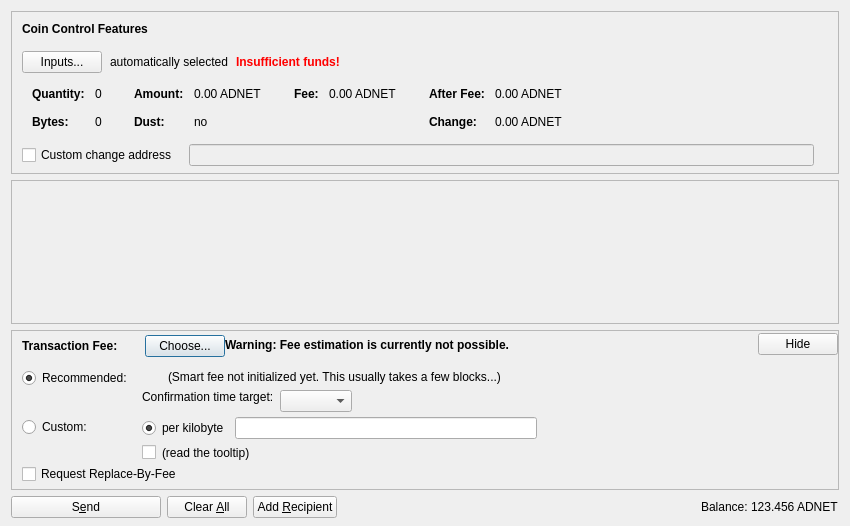
<?xml version="1.0" encoding="UTF-8"?>
<ui version="4.0">
 <class>SendCoinsDialog</class>
 <widget class="QDialog" name="SendCoinsDialog">
  <property name="geometry">
   <rect>
    <x>0</x>
    <y>0</y>
    <width>850</width>
    <height>526</height>
   </rect>
  </property>
  <property name="windowTitle">
   <string>Send Coins</string>
  </property>
  <layout class="QVBoxLayout" name="verticalLayout" stretch="0,1,0,0">
   <property name="bottomMargin">
    <number>8</number>
   </property>
   <item>
    <widget class="QFrame" name="frameCoinControl">
     <property name="sizePolicy">
      <sizepolicy hsizetype="Expanding" vsizetype="Expanding">
       <horstretch>0</horstretch>
       <verstretch>0</verstretch>
      </sizepolicy>
     </property>
     <property name="maximumSize">
      <size>
       <width>16777215</width>
       <height>16777215</height>
      </size>
     </property>
     <property name="frameShape">
      <enum>QFrame::StyledPanel</enum>
     </property>
     <property name="frameShadow">
      <enum>QFrame::Sunken</enum>
     </property>
     <layout class="QVBoxLayout" name="verticalLayoutCoinControl2">
      <property name="spacing">
       <number>0</number>
      </property>
      <property name="leftMargin">
       <number>0</number>
      </property>
      <property name="topMargin">
       <number>0</number>
      </property>
      <property name="rightMargin">
       <number>0</number>
      </property>
      <property name="bottomMargin">
       <number>6</number>
      </property>
      <item>
       <layout class="QVBoxLayout" name="verticalLayoutCoinControl" stretch="0,0,0,0,1">
        <property name="spacing">
         <number>0</number>
        </property>
        <property name="leftMargin">
         <number>10</number>
        </property>
        <property name="topMargin">
         <number>10</number>
        </property>
        <item>
         <layout class="QHBoxLayout" name="horizontalLayoutCoinControl1">
          <property name="bottomMargin">
           <number>15</number>
          </property>
          <item>
           <widget class="QLabel" name="labelCoinControlFeatures">
            <property name="sizePolicy">
             <sizepolicy hsizetype="Preferred" vsizetype="Maximum">
              <horstretch>0</horstretch>
              <verstretch>0</verstretch>
             </sizepolicy>
            </property>
            <property name="font">
             <font>
              <weight>75</weight>
              <bold>true</bold>
             </font>
            </property>
            <property name="styleSheet">
             <string notr="true">font-weight:bold;</string>
            </property>
            <property name="text">
             <string>Coin Control Features</string>
            </property>
           </widget>
          </item>
         </layout>
        </item>
        <item>
         <layout class="QHBoxLayout" name="horizontalLayoutCoinControl2" stretch="0,0,0,0">
          <property name="spacing">
           <number>8</number>
          </property>
          <property name="bottomMargin">
           <number>10</number>
          </property>
          <item>
           <widget class="QPushButton" name="pushButtonCoinControl">
            <property name="styleSheet">
             <string notr="true"/>
            </property>
            <property name="text">
             <string>Inputs...</string>
            </property>
            <property name="autoDefault">
             <bool>false</bool>
            </property>
           </widget>
          </item>
          <item>
           <widget class="QLabel" name="labelCoinControlAutomaticallySelected">
            <property name="text">
             <string>automatically selected</string>
            </property>
            <property name="margin">
             <number>5</number>
            </property>
           </widget>
          </item>
          <item>
           <widget class="QLabel" name="labelCoinControlInsuffFunds">
            <property name="font">
             <font>
              <weight>75</weight>
              <bold>true</bold>
             </font>
            </property>
            <property name="styleSheet">
             <string notr="true">color:red;font-weight:bold;</string>
            </property>
            <property name="text">
             <string>Insufficient funds!</string>
            </property>
            <property name="margin">
             <number>5</number>
            </property>
           </widget>
          </item>
          <item>
           <spacer name="horizontalSpacerCoinControl">
            <property name="orientation">
             <enum>Qt::Horizontal</enum>
            </property>
            <property name="sizeHint" stdset="0">
             <size>
              <width>40</width>
              <height>1</height>
             </size>
            </property>
           </spacer>
          </item>
         </layout>
        </item>
        <item>
         <widget class="QWidget" name="widgetCoinControl" native="true">
          <property name="sizePolicy">
           <sizepolicy hsizetype="Preferred" vsizetype="Preferred">
            <horstretch>0</horstretch>
            <verstretch>0</verstretch>
           </sizepolicy>
          </property>
          <property name="minimumSize">
           <size>
            <width>0</width>
            <height>0</height>
           </size>
          </property>
          <property name="styleSheet">
           <string notr="true"/>
          </property>
          <layout class="QHBoxLayout" name="horizontalLayoutCoinControl5">
           <property name="leftMargin">
            <number>0</number>
           </property>
           <property name="topMargin">
            <number>0</number>
           </property>
           <property name="rightMargin">
            <number>0</number>
           </property>
           <property name="bottomMargin">
            <number>0</number>
           </property>
           <item>
            <layout class="QHBoxLayout" name="horizontalLayoutCoinControl3" stretch="0,0,0,1">
             <property name="spacing">
              <number>20</number>
             </property>
             <property name="topMargin">
              <number>0</number>
             </property>
             <property name="bottomMargin">
              <number>10</number>
             </property>
             <item>
              <layout class="QFormLayout" name="formLayoutCoinControl1">
               <property name="horizontalSpacing">
                <number>10</number>
               </property>
               <property name="verticalSpacing">
                <number>14</number>
               </property>
               <property name="leftMargin">
                <number>10</number>
               </property>
               <property name="topMargin">
                <number>4</number>
               </property>
               <property name="rightMargin">
                <number>6</number>
               </property>
               <item row="0" column="0">
                <widget class="QLabel" name="labelCoinControlQuantityText">
                 <property name="font">
                  <font>
                   <weight>75</weight>
                   <bold>true</bold>
                  </font>
                 </property>
                 <property name="text">
                  <string>Quantity:</string>
                 </property>
                 <property name="margin">
                  <number>0</number>
                 </property>
                </widget>
               </item>
               <item row="0" column="1">
                <widget class="QLabel" name="labelCoinControlQuantity">
                 <property name="cursor">
                  <cursorShape>IBeamCursor</cursorShape>
                 </property>
                 <property name="contextMenuPolicy">
                  <enum>Qt::ActionsContextMenu</enum>
                 </property>
                 <property name="text">
                  <string notr="true">0</string>
                 </property>
                 <property name="margin">
                  <number>0</number>
                 </property>
                 <property name="textInteractionFlags">
                  <set>Qt::LinksAccessibleByMouse|Qt::TextSelectableByKeyboard|Qt::TextSelectableByMouse</set>
                 </property>
                </widget>
               </item>
               <item row="1" column="0">
                <widget class="QLabel" name="labelCoinControlBytesText">
                 <property name="font">
                  <font>
                   <weight>75</weight>
                   <bold>true</bold>
                  </font>
                 </property>
                 <property name="text">
                  <string>Bytes:</string>
                 </property>
                </widget>
               </item>
               <item row="1" column="1">
                <widget class="QLabel" name="labelCoinControlBytes">
                 <property name="cursor">
                  <cursorShape>IBeamCursor</cursorShape>
                 </property>
                 <property name="contextMenuPolicy">
                  <enum>Qt::ActionsContextMenu</enum>
                 </property>
                 <property name="text">
                  <string notr="true">0</string>
                 </property>
                 <property name="textInteractionFlags">
                  <set>Qt::LinksAccessibleByMouse|Qt::TextSelectableByKeyboard|Qt::TextSelectableByMouse</set>
                 </property>
                </widget>
               </item>
              </layout>
             </item>
             <item>
              <layout class="QFormLayout" name="formLayoutCoinControl2">
               <property name="horizontalSpacing">
                <number>10</number>
               </property>
               <property name="verticalSpacing">
                <number>14</number>
               </property>
               <property name="leftMargin">
                <number>6</number>
               </property>
               <property name="topMargin">
                <number>4</number>
               </property>
               <property name="rightMargin">
                <number>6</number>
               </property>
               <item row="0" column="0">
                <widget class="QLabel" name="labelCoinControlAmountText">
                 <property name="font">
                  <font>
                   <weight>75</weight>
                   <bold>true</bold>
                  </font>
                 </property>
                 <property name="text">
                  <string>Amount:</string>
                 </property>
                 <property name="margin">
                  <number>0</number>
                 </property>
                </widget>
               </item>
               <item row="0" column="1">
                <widget class="QLabel" name="labelCoinControlAmount">
                 <property name="cursor">
                  <cursorShape>IBeamCursor</cursorShape>
                 </property>
                 <property name="contextMenuPolicy">
                  <enum>Qt::ActionsContextMenu</enum>
                 </property>
                 <property name="text">
                  <string notr="true">0.00 ADNET</string>
                 </property>
                 <property name="textInteractionFlags">
                  <set>Qt::LinksAccessibleByMouse|Qt::TextSelectableByKeyboard|Qt::TextSelectableByMouse</set>
                 </property>
                </widget>
               </item>
               <item row="1" column="0">
                <widget class="QLabel" name="labelCoinControlLowOutputText">
                 <property name="font">
                  <font>
                   <weight>75</weight>
                   <bold>true</bold>
                  </font>
                 </property>
                 <property name="text">
                  <string>Dust:</string>
                 </property>
                </widget>
               </item>
               <item row="1" column="1">
                <widget class="QLabel" name="labelCoinControlLowOutput">
                 <property name="cursor">
                  <cursorShape>IBeamCursor</cursorShape>
                 </property>
                 <property name="contextMenuPolicy">
                  <enum>Qt::ActionsContextMenu</enum>
                 </property>
                 <property name="text">
                  <string notr="true">no</string>
                 </property>
                 <property name="textInteractionFlags">
                  <set>Qt::LinksAccessibleByMouse|Qt::TextSelectableByKeyboard|Qt::TextSelectableByMouse</set>
                 </property>
                </widget>
               </item>
              </layout>
             </item>
             <item>
              <layout class="QFormLayout" name="formLayoutCoinControl3">
               <property name="horizontalSpacing">
                <number>10</number>
               </property>
               <property name="verticalSpacing">
                <number>14</number>
               </property>
               <property name="leftMargin">
                <number>6</number>
               </property>
               <property name="topMargin">
                <number>4</number>
               </property>
               <property name="rightMargin">
                <number>6</number>
               </property>
               <item row="0" column="0">
                <widget class="QLabel" name="labelCoinControlFeeText">
                 <property name="font">
                  <font>
                   <weight>75</weight>
                   <bold>true</bold>
                  </font>
                 </property>
                 <property name="text">
                  <string>Fee:</string>
                 </property>
                 <property name="margin">
                  <number>0</number>
                 </property>
                </widget>
               </item>
               <item row="0" column="1">
                <widget class="QLabel" name="labelCoinControlFee">
                 <property name="cursor">
                  <cursorShape>IBeamCursor</cursorShape>
                 </property>
                 <property name="contextMenuPolicy">
                  <enum>Qt::ActionsContextMenu</enum>
                 </property>
                 <property name="text">
                  <string notr="true">0.00 ADNET</string>
                 </property>
                 <property name="textInteractionFlags">
                  <set>Qt::LinksAccessibleByMouse|Qt::TextSelectableByKeyboard|Qt::TextSelectableByMouse</set>
                 </property>
                </widget>
               </item>
              </layout>
             </item>
             <item>
              <layout class="QFormLayout" name="formLayoutCoinControl4">
               <property name="horizontalSpacing">
                <number>10</number>
               </property>
               <property name="verticalSpacing">
                <number>14</number>
               </property>
               <property name="leftMargin">
                <number>6</number>
               </property>
               <property name="topMargin">
                <number>4</number>
               </property>
               <property name="rightMargin">
                <number>6</number>
               </property>
               <item row="0" column="0">
                <widget class="QLabel" name="labelCoinControlAfterFeeText">
                 <property name="font">
                  <font>
                   <weight>75</weight>
                   <bold>true</bold>
                  </font>
                 </property>
                 <property name="text">
                  <string>After Fee:</string>
                 </property>
                 <property name="margin">
                  <number>0</number>
                 </property>
                </widget>
               </item>
               <item row="0" column="1">
                <widget class="QLabel" name="labelCoinControlAfterFee">
                 <property name="cursor">
                  <cursorShape>IBeamCursor</cursorShape>
                 </property>
                 <property name="contextMenuPolicy">
                  <enum>Qt::ActionsContextMenu</enum>
                 </property>
                 <property name="text">
                  <string notr="true">0.00 ADNET</string>
                 </property>
                 <property name="textInteractionFlags">
                  <set>Qt::LinksAccessibleByMouse|Qt::TextSelectableByKeyboard|Qt::TextSelectableByMouse</set>
                 </property>
                </widget>
               </item>
               <item row="1" column="0">
                <widget class="QLabel" name="labelCoinControlChangeText">
                 <property name="font">
                  <font>
                   <weight>75</weight>
                   <bold>true</bold>
                  </font>
                 </property>
                 <property name="text">
                  <string>Change:</string>
                 </property>
                </widget>
               </item>
               <item row="1" column="1">
                <widget class="QLabel" name="labelCoinControlChange">
                 <property name="cursor">
                  <cursorShape>IBeamCursor</cursorShape>
                 </property>
                 <property name="contextMenuPolicy">
                  <enum>Qt::ActionsContextMenu</enum>
                 </property>
                 <property name="text">
                  <string notr="true">0.00 ADNET</string>
                 </property>
                 <property name="textInteractionFlags">
                  <set>Qt::LinksAccessibleByMouse|Qt::TextSelectableByKeyboard|Qt::TextSelectableByMouse</set>
                 </property>
                </widget>
               </item>
              </layout>
             </item>
            </layout>
           </item>
          </layout>
         </widget>
        </item>
        <item>
         <layout class="QHBoxLayout" name="horizontalLayoutCoinControl4" stretch="0,0,0">
          <property name="spacing">
           <number>12</number>
          </property>
          <property name="sizeConstraint">
           <enum>QLayout::SetDefaultConstraint</enum>
          </property>
          <property name="topMargin">
           <number>5</number>
          </property>
          <property name="rightMargin">
           <number>5</number>
          </property>
          <item>
           <widget class="QCheckBox" name="checkBoxCoinControlChange">
            <property name="toolTip">
             <string>If this is activated, but the change address is empty or invalid, change will be sent to a newly generated address.</string>
            </property>
            <property name="text">
             <string>Custom change address</string>
            </property>
           </widget>
          </item>
          <item>
           <widget class="QValidatedLineEdit" name="lineEditCoinControlChange">
            <property name="enabled">
             <bool>false</bool>
            </property>
            <property name="sizePolicy">
             <sizepolicy hsizetype="Expanding" vsizetype="Fixed">
              <horstretch>0</horstretch>
              <verstretch>0</verstretch>
             </sizepolicy>
            </property>
           </widget>
          </item>
          <item>
           <widget class="QLabel" name="labelCoinControlChangeLabel">
            <property name="sizePolicy">
             <sizepolicy hsizetype="Preferred" vsizetype="Expanding">
              <horstretch>0</horstretch>
              <verstretch>0</verstretch>
             </sizepolicy>
            </property>
            <property name="minimumSize">
             <size>
              <width>0</width>
              <height>0</height>
             </size>
            </property>
            <property name="text">
             <string/>
            </property>
            <property name="margin">
             <number>3</number>
            </property>
           </widget>
          </item>
         </layout>
        </item>
        <item>
         <spacer name="verticalSpacerCoinControl">
          <property name="orientation">
           <enum>Qt::Vertical</enum>
          </property>
          <property name="sizeHint" stdset="0">
           <size>
            <width>800</width>
            <height>1</height>
           </size>
          </property>
         </spacer>
        </item>
       </layout>
      </item>
     </layout>
    </widget>
   </item>
   <item>
    <widget class="QScrollArea" name="scrollArea">
     <property name="widgetResizable">
      <bool>true</bool>
     </property>
     <widget class="QWidget" name="scrollAreaWidgetContents">
      <property name="geometry">
       <rect>
        <x>0</x>
        <y>0</y>
        <width>830</width>
        <height>104</height>
       </rect>
      </property>
      <layout class="QVBoxLayout" name="verticalLayout_2" stretch="0,1">
       <property name="leftMargin">
        <number>0</number>
       </property>
       <property name="topMargin">
        <number>0</number>
       </property>
       <property name="rightMargin">
        <number>0</number>
       </property>
       <property name="bottomMargin">
        <number>0</number>
       </property>
       <item>
        <layout class="QVBoxLayout" name="entries">
         <property name="spacing">
          <number>6</number>
         </property>
        </layout>
       </item>
       <item>
        <spacer name="verticalSpacer">
         <property name="orientation">
          <enum>Qt::Vertical</enum>
         </property>
         <property name="sizeHint" stdset="0">
          <size>
           <width>20</width>
           <height>40</height>
          </size>
         </property>
        </spacer>
       </item>
      </layout>
     </widget>
    </widget>
   </item>
   <item>
    <widget class="QFrame" name="frameFee">
     <property name="sizePolicy">
      <sizepolicy hsizetype="Expanding" vsizetype="Expanding">
       <horstretch>0</horstretch>
       <verstretch>0</verstretch>
      </sizepolicy>
     </property>
     <property name="maximumSize">
      <size>
       <width>16777215</width>
       <height>16777215</height>
      </size>
     </property>
     <property name="frameShape">
      <enum>QFrame::StyledPanel</enum>
     </property>
     <property name="frameShadow">
      <enum>QFrame::Sunken</enum>
     </property>
     <layout class="QVBoxLayout" name="verticalLayoutFee1">
      <property name="spacing">
       <number>0</number>
      </property>
      <property name="leftMargin">
       <number>0</number>
      </property>
      <property name="topMargin">
       <number>0</number>
      </property>
      <property name="rightMargin">
       <number>0</number>
      </property>
      <property name="bottomMargin">
       <number>0</number>
      </property>
      <item>
       <layout class="QVBoxLayout" name="verticalLayoutFee2" stretch="0,0,0">
        <property name="spacing">
         <number>0</number>
        </property>
        <property name="leftMargin">
         <number>10</number>
        </property>
        <property name="topMargin">
         <number>0</number>
        </property>
        <item>
         <layout class="QHBoxLayout" name="horizontalLayoutFee1">
          <property name="bottomMargin">
           <number>0</number>
          </property>
          <item>
           <layout class="QVBoxLayout" name="verticalLayoutFee7">
            <property name="spacing">
             <number>0</number>
            </property>
            <item>
             <spacer name="verticalSpacerSmartFee">
              <property name="orientation">
               <enum>Qt::Vertical</enum>
              </property>
              <property name="sizeType">
               <enum>QSizePolicy::Fixed</enum>
              </property>
              <property name="sizeHint" stdset="0">
               <size>
                <width>1</width>
                <height>4</height>
               </size>
              </property>
             </spacer>
            </item>
            <item>
             <layout class="QHBoxLayout" name="horizontalLayoutSmartFee">
              <property name="spacing">
               <number>10</number>
              </property>
              <item>
               <widget class="QLabel" name="labelFeeHeadline">
                <property name="sizePolicy">
                 <sizepolicy hsizetype="Preferred" vsizetype="Maximum">
                  <horstretch>0</horstretch>
                  <verstretch>0</verstretch>
                 </sizepolicy>
                </property>
                <property name="font">
                 <font>
                  <weight>75</weight>
                  <bold>true</bold>
                 </font>
                </property>
                <property name="styleSheet">
                 <string notr="true">font-weight:bold;</string>
                </property>
                <property name="text">
                 <string>Transaction Fee:</string>
                </property>
               </widget>
              </item>
              <item>
               <widget class="QLabel" name="labelFeeMinimized">
                <property name="text">
                 <string/>
                </property>
               </widget>
              </item>
              <item>
               <widget class="QPushButton" name="buttonChooseFee">
                <property name="text">
                 <string>Choose...</string>
                </property>
               </widget>
              </item>
             </layout>
            </item>
            <item>
             <spacer name="verticalSpacer_5">
              <property name="orientation">
               <enum>Qt::Vertical</enum>
              </property>
              <property name="sizeHint" stdset="0">
               <size>
                <width>1</width>
                <height>1</height>
               </size>
              </property>
             </spacer>
            </item>
           </layout>
          </item>
          <item>
           <widget class="QLabel" name="fallbackFeeWarningLabel">
            <property name="toolTip">
             <string>Using the fallbackfee can result in sending a transaction that will take several hours or days (or never) to confirm. Consider choosing your fee manually or wait until you have validated the complete chain.</string>
            </property>
            <property name="font">
            <font>
                <weight>75</weight>
                <bold>true</bold>
            </font>
            </property>
            <property name="text">
             <string>Warning: Fee estimation is currently not possible.</string>
            </property>
            <property name="wordWrap">
             <bool>false</bool>
            </property>
           </widget>
          </item>
          <item>
           <spacer name="horizontalSpacer_4">
            <property name="orientation">
             <enum>Qt::Horizontal</enum>
            </property>
            <property name="sizeType">
             <enum>QSizePolicy::MinimumExpanding</enum>
            </property>
            <property name="sizeHint" stdset="0">
             <size>
              <width>40</width>
              <height>20</height>
             </size>
            </property>
           </spacer>
          </item>
          <item>
           <widget class="QPushButton" name="buttonMinimizeFee">
            <property name="toolTip">
             <string>collapse fee-settings</string>
            </property>
            <property name="text">
             <string>Hide</string>
            </property>
           </widget>
          </item>
         </layout>
        </item>
        <item>
         <widget class="QFrame" name="frameFeeSelection">
          <layout class="QVBoxLayout" name="verticalLayoutFee12">
           <property name="spacing">
            <number>0</number>
           </property>
           <property name="leftMargin">
            <number>0</number>
           </property>
           <property name="topMargin">
            <number>0</number>
           </property>
           <property name="rightMargin">
            <number>0</number>
           </property>
           <property name="bottomMargin">
            <number>0</number>
           </property>
           <item>
            <layout class="QGridLayout" name="gridLayoutFee">
             <property name="topMargin">
              <number>10</number>
             </property>
             <property name="bottomMargin">
              <number>4</number>
             </property>
             <property name="horizontalSpacing">
              <number>10</number>
             </property>
             <property name="verticalSpacing">
              <number>4</number>
             </property>
             <item row="1" column="1">
              <layout class="QVBoxLayout" name="verticalLayoutFee8">
               <property name="spacing">
                <number>6</number>
               </property>
               <item>
                <layout class="QHBoxLayout" name="horizontalLayoutFee13">
                 <item>
                  <widget class="QRadioButton" name="radioCustomPerKilobyte">
                   <property name="toolTip">
                    <string>If the custom fee is set to 1000 satoshis and the transaction is only 250 bytes, then &quot;per kilobyte&quot; only pays 250 satoshis in fee, while &quot;total at least&quot; pays 1000 satoshis. For transactions bigger than a kilobyte both pay by kilobyte.</string>
                   </property>
                   <property name="text">
                    <string>per kilobyte</string>
                   </property>
                   <property name="checked">
                    <bool>true</bool>
                   </property>
                   <attribute name="buttonGroup">
                    <string notr="true">groupCustomFee</string>
                   </attribute>
                  </widget>
                 </item>
                 <item>
                  <widget class="AdnetcoinAmountField" name="customFee"/>
                 </item>
                 <item>
                  <spacer name="horizontalSpacer_6">
                   <property name="orientation">
                    <enum>Qt::Horizontal</enum>
                   </property>
                   <property name="sizeHint" stdset="0">
                    <size>
                     <width>1</width>
                     <height>1</height>
                    </size>
                   </property>
                  </spacer>
                 </item>
                </layout>
               </item>
               <item>
                <layout class="QHBoxLayout" name="horizontalLayoutFee8">
                 <item>
                  <widget class="QCheckBox" name="checkBoxMinimumFee">
                   <property name="toolTip">
                    <string>Paying only the minimum fee is just fine as long as there is less transaction volume than space in the blocks. But be aware that this can end up in a never confirming transaction once there is more demand for adnetcoin transactions than the network can process.</string>
                   </property>
                   <property name="text">
                    <string/>
                   </property>
                  </widget>
                 </item>
                 <item>
                  <widget class="QLabel" name="labelMinFeeWarning">
                   <property name="enabled">
                    <bool>true</bool>
                   </property>
                   <property name="toolTip">
                    <string>Paying only the minimum fee is just fine as long as there is less transaction volume than space in the blocks. But be aware that this can end up in a never confirming transaction once there is more demand for adnetcoin transactions than the network can process.</string>
                   </property>
                   <property name="text">
                    <string>(read the tooltip)</string>
                   </property>
                   <property name="margin">
                    <number>5</number>
                   </property>
                  </widget>
                 </item>
                 <item>
                  <spacer name="horizontalSpacer_2">
                   <property name="orientation">
                    <enum>Qt::Horizontal</enum>
                   </property>
                   <property name="sizeHint" stdset="0">
                    <size>
                     <width>1</width>
                     <height>1</height>
                    </size>
                   </property>
                  </spacer>
                 </item>
                </layout>
               </item>
              </layout>
             </item>
             <item row="0" column="0">
              <layout class="QVBoxLayout" name="verticalLayoutFee4" stretch="0,1">
               <item>
                <widget class="QRadioButton" name="radioSmartFee">
                 <property name="text">
                  <string>Recommended:</string>
                 </property>
                 <property name="checked">
                  <bool>true</bool>
                 </property>
                 <attribute name="buttonGroup">
                  <string notr="true">groupFee</string>
                 </attribute>
                </widget>
               </item>
               <item>
                <spacer name="verticalSpacer_2">
                 <property name="orientation">
                  <enum>Qt::Vertical</enum>
                 </property>
                 <property name="sizeHint" stdset="0">
                  <size>
                   <width>1</width>
                   <height>1</height>
                  </size>
                 </property>
                </spacer>
               </item>
              </layout>
             </item>
             <item row="1" column="0">
              <layout class="QVBoxLayout" name="verticalLayoutFee9" stretch="0,1">
               <item>
                <widget class="QRadioButton" name="radioCustomFee">
                 <property name="text">
                  <string>Custom:</string>
                 </property>
                 <attribute name="buttonGroup">
                  <string notr="true">groupFee</string>
                 </attribute>
                </widget>
               </item>
               <item>
                <spacer name="verticalSpacer_6">
                 <property name="orientation">
                  <enum>Qt::Vertical</enum>
                 </property>
                 <property name="sizeHint" stdset="0">
                  <size>
                   <width>1</width>
                   <height>1</height>
                  </size>
                 </property>
                </spacer>
               </item>
              </layout>
             </item>
             <item row="0" column="1">
              <layout class="QVBoxLayout" name="verticalLayoutFee3" stretch="0,0,1">
               <property name="spacing">
                <number>6</number>
               </property>
               <property name="topMargin">
                <number>2</number>
               </property>
               <item>
                <layout class="QHBoxLayout" name="horizontalLayoutFee12">
                 <item>
                  <widget class="QLabel" name="labelSmartFee">
                   <property name="text">
                    <string/>
                   </property>
                   <property name="margin">
                    <number>2</number>
                   </property>
                  </widget>
                 </item>
                 <item>
                  <widget class="QLabel" name="labelFeeEstimation">
                   <property name="text">
                    <string/>
                   </property>
                  </widget>
                 </item>
                 <item>
                  <widget class="QLabel" name="labelSmartFee2">
                   <property name="text">
                    <string>(Smart fee not initialized yet. This usually takes a few blocks...)</string>
                   </property>
                   <property name="margin">
                    <number>2</number>
                   </property>
                  </widget>
                 </item>
                 <item>
                  <spacer name="horizontalSpacer_5">
                   <property name="orientation">
                    <enum>Qt::Horizontal</enum>
                   </property>
                   <property name="sizeHint" stdset="0">
                    <size>
                     <width>1</width>
                     <height>1</height>
                    </size>
                   </property>
                  </spacer>
                 </item>
                </layout>
               </item>
               <item>
                <layout class="QHBoxLayout" name="horizontalLayoutFee9">
                 <item>
                  <layout class="QVBoxLayout" name="verticalLayoutFee6">
                   <item>
                    <widget class="QLabel" name="labelSmartFee3">
                     <property name="text">
                      <string>Confirmation time target:</string>
                     </property>
                     <property name="margin">
                      <number>2</number>
                     </property>
                    </widget>
                   </item>
                   <item>
                    <spacer name="verticalSpacer_3">
                     <property name="orientation">
                      <enum>Qt::Vertical</enum>
                     </property>
                     <property name="sizeHint" stdset="0">
                      <size>
                       <width>1</width>
                       <height>1</height>
                      </size>
                     </property>
                    </spacer>
                   </item>
                  </layout>
                 </item>
                 <item>
                  <layout class="QVBoxLayout" name="verticalLayoutFee5">
                   <property name="rightMargin">
                    <number>30</number>
                   </property>
                   <item>
                    <layout class="QHBoxLayout" name="horizontalLayoutConfTarget">
                     <property name="bottomMargin">
                      <number>0</number>
                     </property>
                     <item>
                      <widget class="QComboBox" name="confTargetSelector"/>
                     </item>
                     <item>
                      <spacer name="horizontalSpacerConfTarget">
                       <property name="orientation">
                        <enum>Qt::Horizontal</enum>
                       </property>
                       <property name="sizeHint" stdset="0">
                        <size>
                         <width>40</width>
                         <height>20</height>
                        </size>
                       </property>
                      </spacer>
                     </item>
                    </layout>
                   </item>
                  </layout>
                 </item>
                </layout>
               </item>
               <item>
                <spacer name="verticalSpacer_4">
                 <property name="orientation">
                  <enum>Qt::Vertical</enum>
                 </property>
                 <property name="sizeHint" stdset="0">
                  <size>
                   <width>1</width>
                   <height>1</height>
                  </size>
                 </property>
                </spacer>
               </item>
              </layout>
             </item>
            </layout>
           </item>
           <item>
            <widget class="QCheckBox" name="optInRBF">
             <property name="text">
              <string>Request Replace-By-Fee</string>
             </property>
             <property name="toolTip">
              <string>Indicates that the sender may wish to replace this transaction with a new one paying higher fees (prior to being confirmed).</string>
             </property>
            </widget>
           </item>
          </layout>
         </widget>
        </item>
        <item>
         <spacer name="verticalSpacerFee">
          <property name="orientation">
           <enum>Qt::Vertical</enum>
          </property>
          <property name="sizeHint" stdset="0">
           <size>
            <width>40</width>
            <height>5</height>
           </size>
          </property>
         </spacer>
        </item>
       </layout>
      </item>
     </layout>
    </widget>
   </item>
   <item>
    <layout class="QHBoxLayout" name="horizontalLayout">
     <item>
      <widget class="QPushButton" name="sendButton">
       <property name="minimumSize">
        <size>
         <width>150</width>
         <height>0</height>
        </size>
       </property>
       <property name="toolTip">
        <string>Confirm the send action</string>
       </property>
       <property name="text">
        <string>S&amp;end</string>
       </property>
       <property name="icon">
        <iconset resource="../adnetcoin.qrc">
         <normaloff>:/icons/send</normaloff>:/icons/send</iconset>
       </property>
       <property name="autoDefault">
        <bool>false</bool>
       </property>
       <property name="default">
        <bool>false</bool>
       </property>
      </widget>
     </item>
     <item>
      <widget class="QPushButton" name="clearButton">
       <property name="sizePolicy">
        <sizepolicy hsizetype="Minimum" vsizetype="Fixed">
         <horstretch>0</horstretch>
         <verstretch>0</verstretch>
        </sizepolicy>
       </property>
       <property name="toolTip">
        <string>Clear all fields of the form.</string>
       </property>
       <property name="text">
        <string>Clear &amp;All</string>
       </property>
       <property name="icon">
        <iconset resource="../adnetcoin.qrc">
         <normaloff>:/icons/remove</normaloff>:/icons/remove</iconset>
       </property>
       <property name="autoDefault">
        <bool>false</bool>
       </property>
      </widget>
     </item>
     <item>
      <widget class="QPushButton" name="addButton">
       <property name="toolTip">
        <string>Send to multiple recipients at once</string>
       </property>
       <property name="text">
        <string>Add &amp;Recipient</string>
       </property>
       <property name="icon">
        <iconset resource="../adnetcoin.qrc">
         <normaloff>:/icons/add</normaloff>:/icons/add</iconset>
       </property>
       <property name="autoDefault">
        <bool>false</bool>
       </property>
      </widget>
     </item>
     <item>
      <spacer name="horizontalSpacer">
       <property name="orientation">
        <enum>Qt::Horizontal</enum>
       </property>
       <property name="sizeHint" stdset="0">
        <size>
         <width>40</width>
         <height>20</height>
        </size>
       </property>
      </spacer>
     </item>
     <item>
      <layout class="QHBoxLayout" name="horizontalLayout_2">
       <property name="spacing">
        <number>3</number>
       </property>
       <item>
        <widget class="QLabel" name="label">
         <property name="sizePolicy">
          <sizepolicy hsizetype="Preferred" vsizetype="Fixed">
           <horstretch>0</horstretch>
           <verstretch>0</verstretch>
          </sizepolicy>
         </property>
         <property name="text">
          <string>Balance:</string>
         </property>
        </widget>
       </item>
       <item>
        <widget class="QLabel" name="labelBalance">
         <property name="sizePolicy">
          <sizepolicy hsizetype="Preferred" vsizetype="Fixed">
           <horstretch>0</horstretch>
           <verstretch>0</verstretch>
          </sizepolicy>
         </property>
         <property name="cursor">
          <cursorShape>IBeamCursor</cursorShape>
         </property>
         <property name="text">
          <string notr="true">123.456 ADNET</string>
         </property>
         <property name="textInteractionFlags">
          <set>Qt::LinksAccessibleByMouse|Qt::TextSelectableByKeyboard|Qt::TextSelectableByMouse</set>
         </property>
        </widget>
       </item>
      </layout>
     </item>
    </layout>
   </item>
  </layout>
 </widget>
 <customwidgets>
  <customwidget>
   <class>QValidatedLineEdit</class>
   <extends>QLineEdit</extends>
   <header>qvalidatedlineedit.h</header>
  </customwidget>
  <customwidget>
   <class>AdnetcoinAmountField</class>
   <extends>QLineEdit</extends>
   <header>adnetcoinamountfield.h</header>
   <container>1</container>
  </customwidget>
 </customwidgets>
 <resources>
  <include location="../adnetcoin.qrc"/>
 </resources>
 <connections/>
 <buttongroups>
  <buttongroup name="groupFee"/>
  <buttongroup name="groupCustomFee"/>
 </buttongroups>
</ui>
